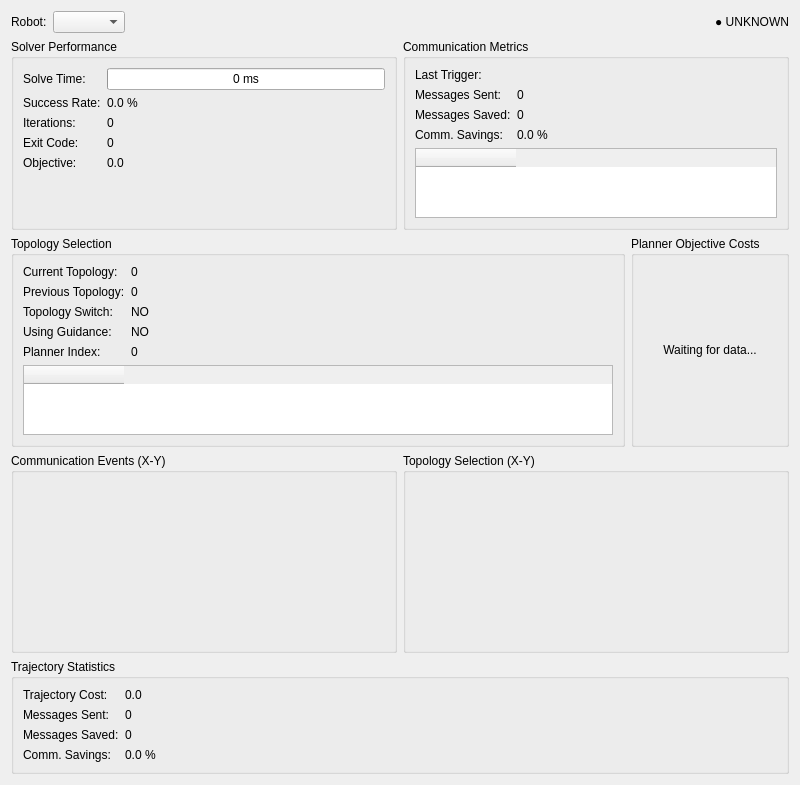
<?xml version="1.0" encoding="UTF-8"?>
<!--
  This .ui file defines the layout for the MPC Planner Dashboard rqt plugin.
  The hierarchy matches the design outlined in our earlier conversation:
    * A top bar with a robot selector and status indicator
    * Two rows of group boxes for solver performance, communication metrics,
      topology selection, and trajectory statistics
    * A timeline view at the bottom for session‑local history

  Each dynamic widget has a specific objectName so it can be referenced from
  Python. Static labels (e.g. "Solve Time:") do not need an objectName.

  To edit this layout visually, open it in Qt Designer.
-->
<ui version="4.0">
 <class>MPCPlannerDashboardUi</class>
 <widget class="QWidget" name="MPCPlannerDashboardUi">
  <property name="geometry">
   <rect>
    <x>0</x>
    <y>0</y>
    <width>800</width>
    <height>600</height>
   </rect>
  </property>
  <property name="windowTitle">
   <string>MPC Planner Dashboard</string>
  </property>
  <layout class="QVBoxLayout" name="mainVerticalLayout">
   <!-- Top bar: Robot selector and status -->
   <item>
    <layout class="QHBoxLayout" name="topBarLayout">
     <!-- Robot label -->
     <item>
      <widget class="QLabel" name="labelRobot">
       <property name="text">
        <string>Robot:</string>
       </property>
      </widget>
     </item>
     <!-- Robot combo box -->
     <item>
      <widget class="QComboBox" name="robotComboBox"/>
     </item>
     <!-- Spacer to push status to the right -->
     <item>
      <spacer name="horizontalSpacer">
       <property name="orientation">
        <enum>Qt::Horizontal</enum>
       </property>
       <property name="sizeHint">
        <size>
         <width>40</width>
         <height>20</height>
        </size>
       </property>
      </spacer>
     </item>
     <!-- Status label -->
     <item>
      <widget class="QLabel" name="statusLabel">
       <property name="text">
        <string>● UNKNOWN</string>
       </property>
       <property name="alignment">
        <set>Qt::AlignRight|Qt::AlignVCenter</set>
       </property>
      </widget>
     </item>
    </layout>
   </item>

   <!-- Middle row: Solver Performance and Communication Metrics -->
   <item>
    <layout class="QHBoxLayout" name="middleRowLayout">
     <!-- Solver Performance group box -->
     <item>
      <widget class="QGroupBox" name="solverGroupBox">
       <property name="title">
        <string>Solver Performance</string>
       </property>
       <layout class="QFormLayout" name="solverFormLayout">
        <!-- Solve Time -->
        <item row="0" column="0">
         <widget class="QLabel" name="labelSolveTime">
          <property name="text">
           <string>Solve Time:</string>
          </property>
         </widget>
        </item>
        <item row="0" column="1">
         <widget class="QProgressBar" name="solveTimeBar">
          <property name="minimum">
           <number>0</number>
          </property>
          <property name="maximum">
           <number>200</number>
          </property>
          <property name="value">
           <number>0</number>
          </property>
          <property name="format">
           <string>0 ms</string>
          </property>
         </widget>
        </item>
        <!-- Success Rate -->
        <item row="1" column="0">
         <widget class="QLabel" name="labelSuccessRate">
          <property name="text">
           <string>Success Rate:</string>
          </property>
         </widget>
        </item>
        <item row="1" column="1">
         <widget class="QLabel" name="successRateValue">
          <property name="text">
           <string>0.0 %</string>
          </property>
         </widget>
        </item>
        <!-- Iterations -->
        <item row="2" column="0">
         <widget class="QLabel" name="labelIterations">
          <property name="text">
           <string>Iterations:</string>
          </property>
         </widget>
        </item>
        <item row="2" column="1">
         <widget class="QLabel" name="iterationsValue">
          <property name="text">
           <string>0</string>
          </property>
         </widget>
        </item>
        <!-- Exit Code -->
        <item row="3" column="0">
         <widget class="QLabel" name="labelExitCode">
          <property name="text">
           <string>Exit Code:</string>
          </property>
         </widget>
        </item>
        <item row="3" column="1">
         <widget class="QLabel" name="exitCodeValue">
          <property name="text">
           <string>0</string>
          </property>
         </widget>
        </item>
        <!-- Objective Value -->
        <item row="4" column="0">
         <widget class="QLabel" name="labelObjective">
          <property name="text">
           <string>Objective:</string>
          </property>
         </widget>
        </item>
        <item row="4" column="1">
         <widget class="QLabel" name="objectiveValue">
          <property name="text">
           <string>0.0</string>
          </property>
         </widget>
        </item>
       </layout>
      </widget>
     </item>
     <!-- Communication Metrics group box -->
     <item>
      <widget class="QGroupBox" name="commGroupBox">
       <property name="title">
        <string>Communication Metrics</string>
       </property>
       <layout class="QVBoxLayout" name="commVerticalLayout">
        <!-- Top section with form layout for metrics -->
        <item>
         <layout class="QFormLayout" name="commFormLayout">
          <!-- Last Trigger -->
          <item row="0" column="0">
           <widget class="QLabel" name="labelLastTrigger">
            <property name="text">
             <string>Last Trigger:</string>
            </property>
           </widget>
          </item>
          <item row="0" column="1">
           <widget class="QLabel" name="lastTriggerValue">
            <property name="text">
             <string/>
            </property>
           </widget>
          </item>
          <!-- Messages Sent -->
          <item row="1" column="0">
           <widget class="QLabel" name="labelMessagesSent">
            <property name="text">
             <string>Messages Sent:</string>
            </property>
           </widget>
          </item>
          <item row="1" column="1">
           <widget class="QLabel" name="messagesSentValue">
            <property name="text">
             <string>0</string>
            </property>
           </widget>
          </item>
          <!-- Messages Saved -->
          <item row="2" column="0">
           <widget class="QLabel" name="labelMessagesSaved">
            <property name="text">
             <string>Messages Saved:</string>
            </property>
           </widget>
          </item>
          <item row="2" column="1">
           <widget class="QLabel" name="messagesSavedValue">
            <property name="text">
             <string>0</string>
            </property>
           </widget>
          </item>
          <!-- Communication Savings -->
          <item row="3" column="0">
           <widget class="QLabel" name="labelCommSavings">
            <property name="text">
             <string>Comm. Savings:</string>
            </property>
           </widget>
          </item>
          <item row="3" column="1">
           <widget class="QLabel" name="commSavingsValue">
            <property name="text">
             <string>0.0 %</string>
            </property>
           </widget>
          </item>
         </layout>
        </item>
        <!-- Communication distribution table -->
        <item>
         <widget class="QTableWidget" name="commTable">
          <column>
           <property name="text">
            <string/>
           </property>
          </column>
         </widget>
        </item>
       </layout>
      </widget>
     </item>
    </layout>
   </item>

   <!-- Lower row: Topology Selection and Trajectory Statistics -->
   <item>
    <layout class="QHBoxLayout" name="lowerRowLayout">
     <!-- Topology Selection group box -->
     <item>
      <widget class="QGroupBox" name="topologyGroupBox">
       <property name="title">
        <string>Topology Selection</string>
       </property>
       <layout class="QVBoxLayout" name="topologyVerticalLayout">
        <!-- Topology metrics form -->
        <item>
         <layout class="QFormLayout" name="topologyFormLayout">
          <!-- Current Topology -->
          <item row="0" column="0">
           <widget class="QLabel" name="labelCurrentTopology">
            <property name="text">
             <string>Current Topology:</string>
            </property>
           </widget>
          </item>
          <item row="0" column="1">
           <widget class="QLabel" name="currentTopologyValue">
            <property name="text">
             <string>0</string>
            </property>
           </widget>
          </item>
          <!-- Previous Topology -->
          <item row="1" column="0">
           <widget class="QLabel" name="labelPreviousTopology">
            <property name="text">
             <string>Previous Topology:</string>
            </property>
           </widget>
          </item>
          <item row="1" column="1">
           <widget class="QLabel" name="previousTopologyValue">
            <property name="text">
             <string>0</string>
            </property>
           </widget>
          </item>
          <!-- Topology Switch -->
          <item row="2" column="0">
           <widget class="QLabel" name="labelTopologySwitch">
            <property name="text">
             <string>Topology Switch:</string>
            </property>
           </widget>
          </item>
          <item row="2" column="1">
           <widget class="QLabel" name="topologySwitchValue">
            <property name="text">
             <string>NO</string>
            </property>
           </widget>
          </item>
          <!-- Using Guidance -->
          <item row="3" column="0">
           <widget class="QLabel" name="labelUsedGuidance">
            <property name="text">
             <string>Using Guidance:</string>
            </property>
           </widget>
          </item>
          <item row="3" column="1">
           <widget class="QLabel" name="usedGuidanceValue">
            <property name="text">
             <string>NO</string>
            </property>
           </widget>
          </item>
          <!-- Planner Index -->
          <item row="4" column="0">
           <widget class="QLabel" name="labelPlannerIndex">
            <property name="text">
             <string>Planner Index:</string>
            </property>
           </widget>
          </item>
          <item row="4" column="1">
           <widget class="QLabel" name="plannerIndexValue">
            <property name="text">
             <string>0</string>
            </property>
           </widget>
          </item>
         </layout>
        </item>
        <!-- Topology distribution table -->
        <item>
         <widget class="QTableWidget" name="topologyTable">
          <column>
           <property name="text">
            <string/>
           </property>
          </column>
         </widget>
        </item>
       </layout>
      </widget>
     </item>
     <!-- Planner Objective Costs group box -->
     <item>
      <widget class="QGroupBox" name="objectiveCostsGroupBox">
       <property name="title">
        <string>Planner Objective Costs</string>
       </property>
       <layout class="QVBoxLayout" name="objectiveCostsLayout">
        <!-- Placeholder label shown until data arrives -->
        <item>
         <widget class="QLabel" name="objectiveCostsPlaceholder">
          <property name="text">
           <string>Waiting for data...</string>
          </property>
          <property name="alignment">
           <set>Qt::AlignCenter</set>
          </property>
         </widget>
        </item>
        <!-- Dynamic progress bars will be added here by Python code -->
       </layout>
      </widget>
     </item>
    </layout>
   </item>

   <!-- X-Y Plots Row: Communication Events and Topology Selection -->
   <item>
    <layout class="QHBoxLayout" name="plotsRowLayout">
     <!-- Communication Events X-Y Plot -->
     <item>
      <widget class="QGroupBox" name="commPlotGroupBox">
       <property name="title">
        <string>Communication Events (X-Y)</string>
       </property>
       <property name="minimumSize">
        <size>
         <width>300</width>
         <height>200</height>
        </size>
       </property>
       <layout class="QVBoxLayout" name="commPlotLayout">
        <!-- Matplotlib FigureCanvas will be added here by Python code -->
       </layout>
      </widget>
     </item>
     <!-- Topology Selection X-Y Plot -->
     <item>
      <widget class="QGroupBox" name="topoPlotGroupBox">
       <property name="title">
        <string>Topology Selection (X-Y)</string>
       </property>
       <property name="minimumSize">
        <size>
         <width>300</width>
         <height>200</height>
        </size>
       </property>
       <layout class="QVBoxLayout" name="topoPlotLayout">
        <!-- Matplotlib FigureCanvas will be added here by Python code -->
       </layout>
      </widget>
     </item>
    </layout>
   </item>

   <!-- Bottom row: Trajectory Statistics -->
   <item>
    <widget class="QGroupBox" name="trajectoryGroupBox">
       <property name="title">
        <string>Trajectory Statistics</string>
       </property>
       <layout class="QFormLayout" name="trajectoryFormLayout">
        <!-- Trajectory Cost -->
        <item row="0" column="0">
         <widget class="QLabel" name="labelTrajectoryCost">
          <property name="text">
           <string>Trajectory Cost:</string>
          </property>
         </widget>
        </item>
        <item row="0" column="1">
         <widget class="QLabel" name="trajectoryCostValue">
          <property name="text">
           <string>0.0</string>
          </property>
         </widget>
        </item>
        <!-- Messages Sent (copy for trajectory stats) -->
        <item row="1" column="0">
         <widget class="QLabel" name="labelMessagesSent2">
          <property name="text">
           <string>Messages Sent:</string>
          </property>
         </widget>
        </item>
        <item row="1" column="1">
         <widget class="QLabel" name="messagesSentValue2">
          <property name="text">
           <string>0</string>
          </property>
         </widget>
        </item>
        <!-- Messages Saved (copy) -->
        <item row="2" column="0">
         <widget class="QLabel" name="labelMessagesSaved2">
          <property name="text">
           <string>Messages Saved:</string>
          </property>
         </widget>
        </item>
        <item row="2" column="1">
         <widget class="QLabel" name="messagesSavedValue2">
          <property name="text">
           <string>0</string>
          </property>
         </widget>
        </item>
        <!-- Communication Savings (copy) -->
        <item row="3" column="0">
         <widget class="QLabel" name="labelCommSavings2">
          <property name="text">
           <string>Comm. Savings:</string>
          </property>
         </widget>
        </item>
        <item row="3" column="1">
         <widget class="QLabel" name="commSavingsValue2">
          <property name="text">
           <string>0.0 %</string>
          </property>
         </widget>
        </item>
       </layout>
      </widget>
   </item>

   <!-- Timeline view at the bottom - DISABLED to prevent recursive repaint
   <item>
    <widget class="QPlainTextEdit" name="timelineText">
     <property name="readOnly">
      <bool>true</bool>
     </property>
    </widget>
   </item>
   -->
  </layout>
 </widget>
 <resources/>
 <connections/>
</ui>
